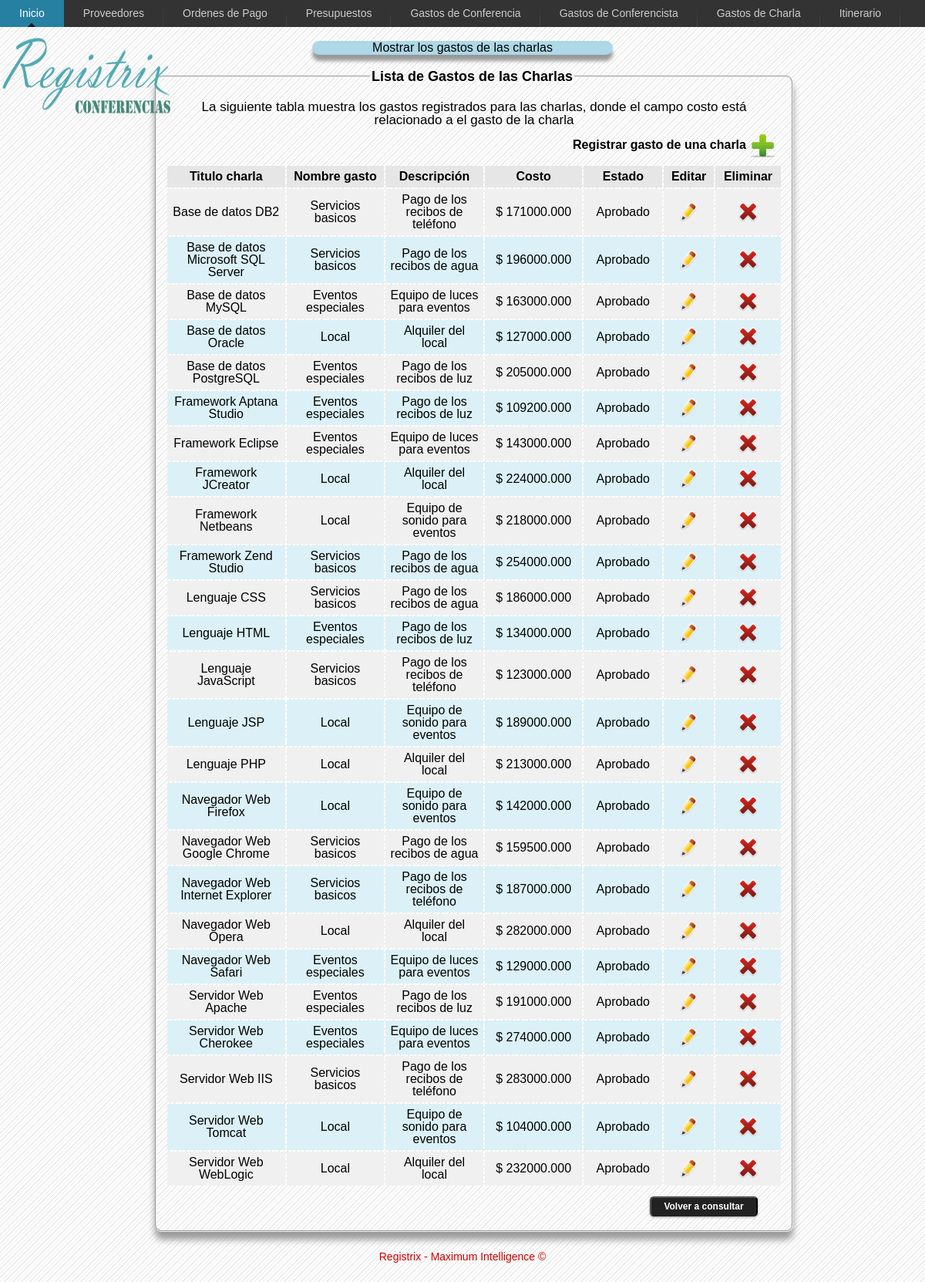
The page /RegistrarGastosCharla/mostrarGastosCharla.php on the database its author committed.
### tables this page shows
CREATE TABLE IF NOT EXISTS `tcharla` (
  `id_charla` int(11) NOT NULL AUTO_INCREMENT,
  `titulo_charla` varchar(200) NOT NULL,
  `descripcion` text NOT NULL,
  `esta_aprobada` tinyint(1) DEFAULT '0',
  `duracion` int(11) NOT NULL DEFAULT '0',
  `id_conferencia` int(11) NOT NULL,
  `id_persona` int(11) NOT NULL,
  `es_charla` tinyint(1) DEFAULT '1',
  `id_documento` int(11) DEFAULT '0',
  `hora` time NOT NULL,
  `fecha` date DEFAULT NULL,
  `costo_entrada` float(9,3) NOT NULL,
  `id_categoria` int(11) NOT NULL,
  PRIMARY KEY (`id_charla`),
  KEY `id_persona` (`id_persona`),
  KEY `id_conferencia` (`id_conferencia`),
  KEY `id_categoria` (`id_categoria`)
);

CREATE TABLE IF NOT EXISTS `ttipo_gasto` (
  `id_tipo_gasto` int(11) NOT NULL AUTO_INCREMENT,
  `nombre_tipo_gasto` char(20) NOT NULL,
  `descripcion_tipo_gasto` text,
  PRIMARY KEY (`id_tipo_gasto`)
);

CREATE TABLE IF NOT EXISTS `tgasto` (
  `id_gasto` int(11) NOT NULL AUTO_INCREMENT,
  `descripcion` text NOT NULL,
  `costo` float(9,3) DEFAULT '0.000',
  `hospedaje_duracion` int(11) DEFAULT '0',
  `hospedaje_lugar` varchar(150) DEFAULT 'N/A',
  `transporte_origen` varchar(150) DEFAULT 'N/A',
  `esta_aprobado` tinyint(1) DEFAULT NULL,
  `id_tipo_gasto` int(11) NOT NULL,
  PRIMARY KEY (`id_gasto`),
  KEY `id_tipo_gasto` (`id_tipo_gasto`)
);

### includes/conexion.php (called while the page is built, shortened)
<?php
class ConectarMySQL {
    public static function conexion() {
        $BaseDatos = "registrix";
        $Servidor = "localhost";
        $Usuario = "root";
        $Clave = "12345";
        @$conexion = mysql_connect($Servidor, $Usuario, $Clave);
        @$seleccionarBase = mysql_select_db($BaseDatos, $conexion);
        return $conexion;
    }
}
?>

### includes/fachadaGastosCharla.php (called while the page is built, shortened)
<?php
require_once ("conexion.php");
class fachadaGastosCharla {
    private $consultas;
    public function __construct() {
        $this->consultas = array();
    }
    public function mostrarGastosCharla() {
        $sql = "SELECT c.id_charla, g.id_tipo_gasto, g.id_gasto, c.titulo_charla, tg.nombre_tipo_gasto, tg.descripcion_tipo_gasto, g.costo,
				CASE g.esta_aprobado WHEN 1 THEN 'Aprobado' ELSE 'No Aprobado' END esta_aprobado
				FROM tcharla c
				JOIN tcharla_tgasto cg
				ON c.id_charla=cg.id_charla
				JOIN tgasto g
				ON cg.id_gasto=g.id_gasto
				JOIN ttipo_gasto tg
				ON g.id_tipo_gasto=tg.id_tipo_gasto
				ORDER BY c.titulo_charla";
	$mostrarGastos = mysql_query($sql, ConectarMySQL::conexion());
	while ($resultadoGastos = mysql_fetch_assoc($mostrarGastos)) {
            $this->consultas[] = $resultadoGastos;
	}
        return $this->consultas;
    }
}
?>

### RegistrarGastosCharla/mostrarGastosCharla.php (the view, shortened to what this page needs)
<?php
require_once("../includes/fachadaGastosCharla.php");
?>
<!DOCTYPE html PUBLIC "-//W3C//DTD HTML 4.01 Transitional//EN" "http://www.w3.org/TR/html4/loose.dtd">
<html>
	<head>
		<link rel="stylesheet" type="text/css" href="../css/registrarGastosCharla/styles_mostrar.css" />
	</head>
	<body>
		<?php
			include '..'.DIRECTORY_SEPARATOR.'includes'.DIRECTORY_SEPARATOR.'barra_navegacion_registrar_gastos_charla.php';
			include '..'.DIRECTORY_SEPARATOR.'includes'.DIRECTORY_SEPARATOR.'imagen_registrix.php';
		?>
		<div class="wrapper">
			<div id="wrap">
				<div id="titulo">
					Mostrar los gastos de las charlas
				</div>
				<br>
				<form id="gastos_charla" name="gastos_charla" method="post" action="mostrarGastosCharla.php">
					<fieldset>
						<legend>Lista de Gastos de las Charlas</legend>
							<table width="800" cellpadding="6">
							  <tr>
								<td colspan="7" align="center">
									<div id="descripcionGastosCharla">
										La siguiente tabla muestra los gastos registrados para las charlas, donde el campo costo est&aacute; relacionado a el gasto de la charla
									</div>
									<div id="registroGastosCharla">
										Registrar gasto de una charla
									</div>
									<a href="registroGastosCharla.php" title="Agregar un nuevo gasto de la charla"><img align="right" src="../imagenes/agregar.png" alt="registrar gasto charla" width="35" height="35"/></a>
								</td>
							  </tr>
							  <tr>
								<th width="123" align="center">Titulo charla</th>
								<th width="100" align="center">Nombre gasto</th>
								<th width="100" align="center">Descripci&oacute;n</th>
								<th width="100" align="center">Costo</th>
								<th width="78" align="center">Estado</th>
								<th width="5" align="center">Editar</th>
								<th width="5" align="center">Eliminar</th>
							  </tr>
							  <?php
							  $color='#DBF1F7';
							  $mostrarGastos = new fachadaGastosCharla();
							  $registro = $mostrarGastos->mostrarGastosCharla();
							  for ($i=0;$i<count($registro);$i++) {
							  $color=('#F0F0F0'==$color)?'#DBF1F7':'#F0F0F0';
                               ?>
							  <tr bgcolor="<?php echo $color ?>">
								<td align="center"><?php echo $registro[$i]['titulo_charla']; ?></td>
								<td align="center"><?php echo $registro[$i]['nombre_tipo_gasto']; ?></td>
								<td align="center"><?php echo $registro[$i]['descripcion_tipo_gasto']; ?></td>
								<td align="center"><?php echo "$ ".$registro[$i]['costo']; ?></td>
								<td align="center"><?php echo $registro[$i]['esta_aprobado']; ?></td>
								<td align="center"><a href="editarGastosCharla.php?idgasto=<?php echo $registro[$i]['id_gasto'];?>&idcharla=<?php echo $registro[$i]['id_charla'];?>&idtipogasto=<?php echo $registro[$i]['id_tipo_gasto'];?>" title="Editar gasto"><img src="../imagenes/editar.png" alt="editar gasto" width="25" height="25"/></a></td>
								<td align="center"><a href="#" onclick="borrarGastosCharla(<?php echo $registro[$i]['id_gasto']; ?>);" title="Eliminar gasto"><img src="../imagenes/borrar.png" alt="borrar gasto" width="25" height="25"/></a></td>
							  <?php } ?>
							  </tr>
							  <tr>
								<td>
								<br />
									<input id="enviar" type="submit" value="Volver a consultar" >
								<br />
								</td>
							</tr>
						</table>
					</fieldset>
				</form>
				<div id="registro">
					<table>
						<tr>
							<td>
							</td>
						</tr>
					</table>
				</div>
			</div>
		</div>
		<div class="footer">
			<p>Registrix - Maximum Intelligence &copy;</p>
		</div>
	</body>
</html>

### includes/barra_navegacion_registrar_gastos_charla.php (shortened to what this page needs)
<div class="menu">
	<ul>
		<li><a href="../inicio.php" target="_self" >Inicio</a></li>
		<li><a href="../proveedores/mostrarProveedor.php" target="_self" >Proveedores</a></li>
		<li><a href="../ordenesDePago/mostrarOrdenesDePago.php" target="_self" >Ordenes de Pago</a>
		</li>
		<li><a href="../presupuesto/consulta.php" target="_self" >Presupuestos</a></li>
		<li><a href="../gastosConferencia/mostrarGastosConferencia.php" target="_self" >Gastos de Conferencia</a></li>
		<li><a href="../gastosConferencista/mostrarGastosConferencista.php" target="_self" >Gastos de Conferencista</a></li>
		<li><a href="mostrarGastosCharla.php" target="_self" >Gastos de Charla</a></li>
		<li><a href="../itinerarioConferencista/mostrarItinerario.php" target="_self" >Itinerario</a></li>
	</ul>
</div>

### includes/imagen_registrix.php
<img class="registrix" src="../imagenes/registrix.png"/>
<br>

### css/registrarGastosCharla/styles_mostrar.css (style rules this page uses)
body { font-family: "Trebuchet MS", Geneva, Arial, Helvetica, sans-serif; background-image: url("../../imagenes/fondo.gif"); }
img.registrix { position: absolute; width: 225px; height: 120px; float: left; }
form { padding:1px; display:block; width:500px; margin-left: 200px; text-align:left; }
legend { font-family: "Trebuchet MS", Geneva, Arial, Helvetica, sans-serif; font-weight: bold; font-size: 18px; border:1px silver; color: black; margin-left: 265px; }
input,select { margin:-10px; font-family: "Trebuchet MS", Geneva, Arial, Helvetica, sans-serif; font-size: 12px; display: block; width: 200px; margin-left: 270px; }
fieldset { float: left; width: 100%; display: block; line-height: 1; -moz-border-radius: 9px; -webkit-border-radius: 9px; -moz-box-shadow: 0 10px 10px #999; -webkit-box-shadow: 0 10px 10px #999; }
th { background-color: #E6E6E6; }
#titulo { margin: 0 auto 0 auto; width:390px; color: black; -moz-border-radius: 10px; -webkit-border-radius: 10px; -moz-box-shadow: 0 8px 5px #999; -webkit-box-shadow: 0 8px 5px #999; background-color:lightblue; text-align:center; }
#registroGastosCharla { position: absolute; margin:8px; margin-left: 520px; font-weight: bold }
#descripcionGastosCharla { font-size: 17px; margin: 8px; text-align: center; }
#registro { position: absolute; font-weight: bold; margin: 0px; margin-left: 1040px; font-size: 17px; text-shadow: 0 2px 0 #ccc, 0 2px 0 #c9c9c9, 0 3px 0 #bbb, 0 4px 0 #b9b9b9, 0 5px 0 #aaa, 0 6px 1px rgba(0,0,0,.1), 0 0 5px rgba(0,0,0,.1), 0 1px 3px rgba(0,0,0,.3), 0 3px 5px rgba(0,0,0,.2), 0 5px 10px rgba(0,0,0,.25), 0 10px 10px rgba(0,0,0,.2), 0 20px 20px rgba(0,0,0,.15); }
#enviar { position: absolute; background: #222 repeat-x; display: inline-block; padding: 5px 10px 6px; color: #fff; text-decoration: none; font-weight: bold; line-height: 1; width: 140px; margin-left: 620px; text-align: center; -moz-border-radius: 5px; -webkit-border-radius: 5px; -moz-box-shadow: 0 1px 3px #999; -webkit-box-shadow: 0 1px 3px #999; text-shadow: 0 -1px 1px #222; border-bottom: 1px solid #222; cursor: pointer; }
.menu { border:none; border:0px; margin:0px; padding:0px; font: 67.5% "Lucida Sans Unicode", "Bitstream Vera Sans", "Trebuchet Unicode MS", "Lucida Grande", Verdana, Helvetica, sans-serif; font-size:14px; font-weight:bold; }
.menu ul { background:#333333; height:35px; list-style:none; margin:0; padding:0; }
.menu li { float:left; padding:0px; }
.menu li a { background:#333333 url("../../imagenes/seperator.gif") bottom right no-repeat; color:#cccccc; display:block; font-weight:normal; line-height:35px; margin:0px; padding:0px 25px; text-align:center; text-decoration:none; }
* { margin: 0; }
html, body { height: 97%; }
.wrapper { min-height: 97%; height: auto !important; height: 97%; margin: 0 auto -4em; }
.footer, .push { height: 4em; }
.footer p { margin:0 auto 0 auto; text-align: center; line-height: 65px; color: #C00; font-size: 14px; }
.footer, .push { clear: both; }
#wrap { margin:0 auto 0 auto; width:1200px; }

### rows shown on the page
tcharla: titulo_charla "Base de datos DB2", ttipo_gasto.nombre_tipo_gasto "Servicios basicos", ttipo_gasto.descripcion_tipo_gasto "Pago de los recibos de teléfono", tgasto.costo "171000.000", esta_aprobado "Aprobado"
tcharla: titulo_charla "Base de datos Microsoft SQL Server", ttipo_gasto.nombre_tipo_gasto "Servicios basicos", ttipo_gasto.descripcion_tipo_gasto "Pago de los recibos de agua", tgasto.costo "196000.000", esta_aprobado "Aprobado"
tcharla: titulo_charla "Base de datos MySQL", ttipo_gasto.nombre_tipo_gasto "Eventos especiales", ttipo_gasto.descripcion_tipo_gasto "Equipo de luces para eventos", tgasto.costo "163000.000", esta_aprobado "Aprobado"
tcharla: titulo_charla "Base de datos Oracle", ttipo_gasto.nombre_tipo_gasto "Local", ttipo_gasto.descripcion_tipo_gasto "Alquiler del local", tgasto.costo "127000.000", esta_aprobado "Aprobado"
tcharla: titulo_charla "Base de datos PostgreSQL", ttipo_gasto.nombre_tipo_gasto "Eventos especiales", ttipo_gasto.descripcion_tipo_gasto "Pago de los recibos de luz", tgasto.costo "205000.000", esta_aprobado "Aprobado"
tcharla: titulo_charla "Framework Aptana Studio", ttipo_gasto.nombre_tipo_gasto "Eventos especiales", ttipo_gasto.descripcion_tipo_gasto "Pago de los recibos de luz", tgasto.costo "109200.000", esta_aprobado "Aprobado"
tcharla: titulo_charla "Framework Eclipse", ttipo_gasto.nombre_tipo_gasto "Eventos especiales", ttipo_gasto.descripcion_tipo_gasto "Equipo de luces para eventos", tgasto.costo "143000.000", esta_aprobado "Aprobado"
tcharla: titulo_charla "Framework JCreator", ttipo_gasto.nombre_tipo_gasto "Local", ttipo_gasto.descripcion_tipo_gasto "Alquiler del local", tgasto.costo "224000.000", esta_aprobado "Aprobado"
tcharla: titulo_charla "Framework Netbeans", ttipo_gasto.nombre_tipo_gasto "Local", ttipo_gasto.descripcion_tipo_gasto "Equipo de sonido para eventos", tgasto.costo "218000.000", esta_aprobado "Aprobado"
tcharla: titulo_charla "Framework Zend Studio", ttipo_gasto.nombre_tipo_gasto "Servicios basicos", ttipo_gasto.descripcion_tipo_gasto "Pago de los recibos de agua", tgasto.costo "254000.000", esta_aprobado "Aprobado"
tcharla: titulo_charla "Lenguaje CSS", ttipo_gasto.nombre_tipo_gasto "Servicios basicos", ttipo_gasto.descripcion_tipo_gasto "Pago de los recibos de agua", tgasto.costo "186000.000", esta_aprobado "Aprobado"
tcharla: titulo_charla "Lenguaje HTML", ttipo_gasto.nombre_tipo_gasto "Eventos especiales", ttipo_gasto.descripcion_tipo_gasto "Pago de los recibos de luz", tgasto.costo "134000.000", esta_aprobado "Aprobado"
tcharla: titulo_charla "Lenguaje JavaScript", ttipo_gasto.nombre_tipo_gasto "Servicios basicos", ttipo_gasto.descripcion_tipo_gasto "Pago de los recibos de teléfono", tgasto.costo "123000.000", esta_aprobado "Aprobado"
tcharla: titulo_charla "Lenguaje JSP", ttipo_gasto.nombre_tipo_gasto "Local", ttipo_gasto.descripcion_tipo_gasto "Equipo de sonido para eventos", tgasto.costo "189000.000", esta_aprobado "Aprobado"
tcharla: titulo_charla "Lenguaje PHP", ttipo_gasto.nombre_tipo_gasto "Local", ttipo_gasto.descripcion_tipo_gasto "Alquiler del local", tgasto.costo "213000.000", esta_aprobado "Aprobado"
tcharla: titulo_charla "Navegador Web Firefox", ttipo_gasto.nombre_tipo_gasto "Local", ttipo_gasto.descripcion_tipo_gasto "Equipo de sonido para eventos", tgasto.costo "142000.000", esta_aprobado "Aprobado"
tcharla: titulo_charla "Navegador Web Google Chrome", ttipo_gasto.nombre_tipo_gasto "Servicios basicos", ttipo_gasto.descripcion_tipo_gasto "Pago de los recibos de agua", tgasto.costo "159500.000", esta_aprobado "Aprobado"
tcharla: titulo_charla "Navegador Web Internet Explorer", ttipo_gasto.nombre_tipo_gasto "Servicios basicos", ttipo_gasto.descripcion_tipo_gasto "Pago de los recibos de teléfono", tgasto.costo "187000.000", esta_aprobado "Aprobado"
tcharla: titulo_charla "Navegador Web Opera", ttipo_gasto.nombre_tipo_gasto "Local", ttipo_gasto.descripcion_tipo_gasto "Alquiler del local", tgasto.costo "282000.000", esta_aprobado "Aprobado"
tcharla: titulo_charla "Navegador Web Safari", ttipo_gasto.nombre_tipo_gasto "Eventos especiales", ttipo_gasto.descripcion_tipo_gasto "Equipo de luces para eventos", tgasto.costo "129000.000", esta_aprobado "Aprobado"
tcharla: titulo_charla "Servidor Web Apache", ttipo_gasto.nombre_tipo_gasto "Eventos especiales", ttipo_gasto.descripcion_tipo_gasto "Pago de los recibos de luz", tgasto.costo "191000.000", esta_aprobado "Aprobado"
tcharla: titulo_charla "Servidor Web Cherokee", ttipo_gasto.nombre_tipo_gasto "Eventos especiales", ttipo_gasto.descripcion_tipo_gasto "Equipo de luces para eventos", tgasto.costo "274000.000", esta_aprobado "Aprobado"
tcharla: titulo_charla "Servidor Web IIS", ttipo_gasto.nombre_tipo_gasto "Servicios basicos", ttipo_gasto.descripcion_tipo_gasto "Pago de los recibos de teléfono", tgasto.costo "283000.000", esta_aprobado "Aprobado"
tcharla: titulo_charla "Servidor Web Tomcat", ttipo_gasto.nombre_tipo_gasto "Local", ttipo_gasto.descripcion_tipo_gasto "Equipo de sonido para eventos", tgasto.costo "104000.000", esta_aprobado "Aprobado"
tcharla: titulo_charla "Servidor Web WebLogic", ttipo_gasto.nombre_tipo_gasto "Local", ttipo_gasto.descripcion_tipo_gasto "Alquiler del local", tgasto.costo "232000.000", esta_aprobado "Aprobado"
